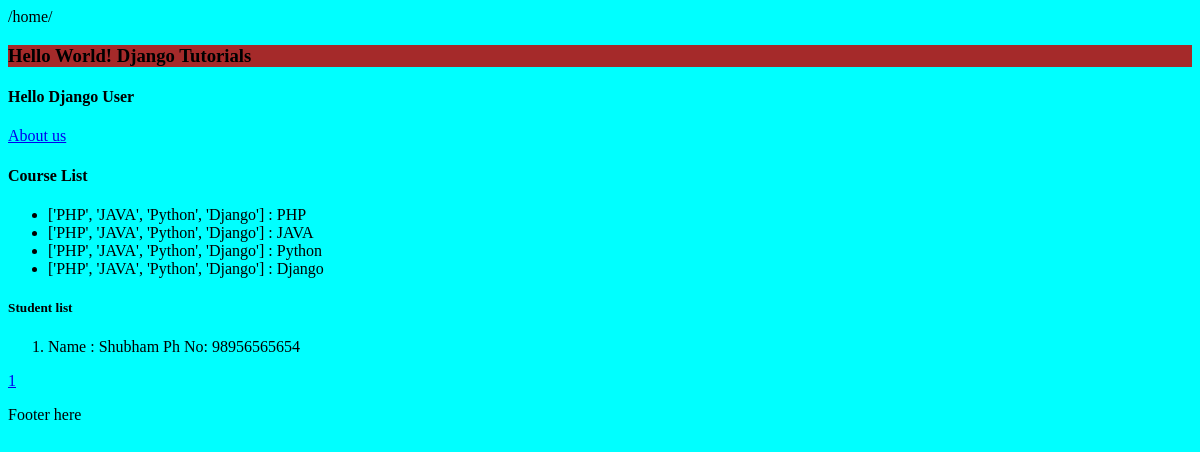
Before: /home/ with the older database file.
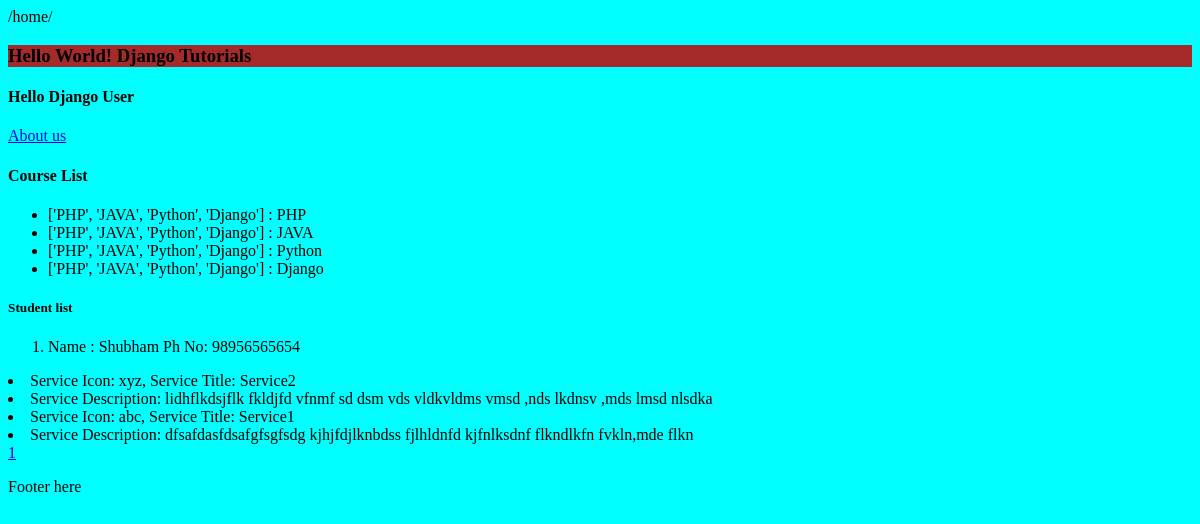
After: the same page with the newer database file.
### services/models.py (models this page shows)
class Services(models.Model):
    service_icon = models.CharField(max_length=50)
    service_title = models.CharField(max_length=50)
    service_desc = models.TextField()

### projecttutorial/views.py (the view)
# urls.py: path('home/', views.homepage, name="home"),
def homepage(req):
    servicesData = Services.objects.all().order_by("-service_title")
    newsdata = News.objects.all().order_by("news_title")
    pagination = Paginator(servicesData,2)
    pageNo = req.GET.get("page")
    servicesDataFinal = pagination.get_page(pageNo)
    totalpage = servicesDataFinal.paginator.num_pages
    data={
        "title": "Django tutorials",
        "username": "Django User",
        "clist":["PHP", "JAVA", "Python", "Django"],
        "studentlist":[
            {"name":"Shubham", "phone":"98956565654"},
            {"name":"Sayan", "phone":"89656474974"}],
        "services": servicesDataFinal,
        "lastpage":totalpage,
        "totalPageList": [n+1 for n in range(totalpage)],
        "newsdata": newsdata
    }
    return render(req,'index.html',data)

### projecttutorial/templates/index.html (shortened to what this page needs)
 {% extends "base.html" %}
 {% block content %}
<a href="{% url 'aboutus' %}">About us</a>
   <h4 class="chnagecolor">Course List</h4>
    <ul class="{% if request.path == '/home/' %}active{% endif %}">
        {% for n in clist %}
        <li>{{clist}} : {{n}}</li>
        {% endfor %}
    </ul>
    <h5>Student list</h5>
    <ol>
        {% if studentlist|length > 0 %}
            {% for n in studentlist %}
                {% if n.name == "Shubham" %}
                <li>Name : {{n.name}} Ph No: {{n.phone}} </li>
                {% endif %}
            {% endfor %}
        {% else %}
            No Data Found!
        {% endif %}
    </ol>
    {% for n in services %}
    <li>Service Icon: {{n.service_icon}}, Service Title: {{n.service_title}}</li>
    <li>Service Description: {{n.service_desc}}</li>
    {% endfor %}
    {% for n in totalPageList%}
    <a href="/home?page={{n}}">{{n}}</a>
    {% endfor %}
    {% endblock content %}

Changed rows visible on the page:
added Services: service_icon "xyz", service_title "Service2", service_desc "lidhflkdsjflk fkldjfd vfnmf sd dsm vds vldkvldms vmsd ,nds lkdnsv ,mds lmsd nlsdka"
added Services: service_icon "abc", service_title "Service1", service_desc "dfsafdasfdsafgfsgfsdg kjhjfdjlknbdss fjlhldnfd kjfnlksdnf flkndlkfn fvkln,mde flkn"
